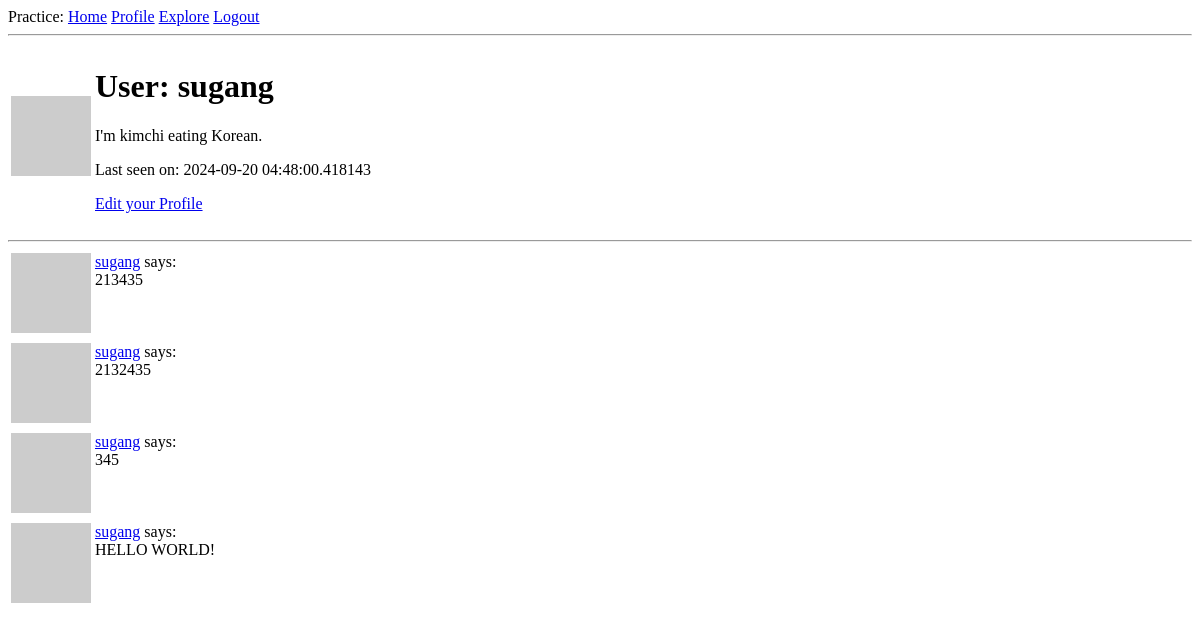
/user/sugang (signed in), run on an earlier commit of the app's database.
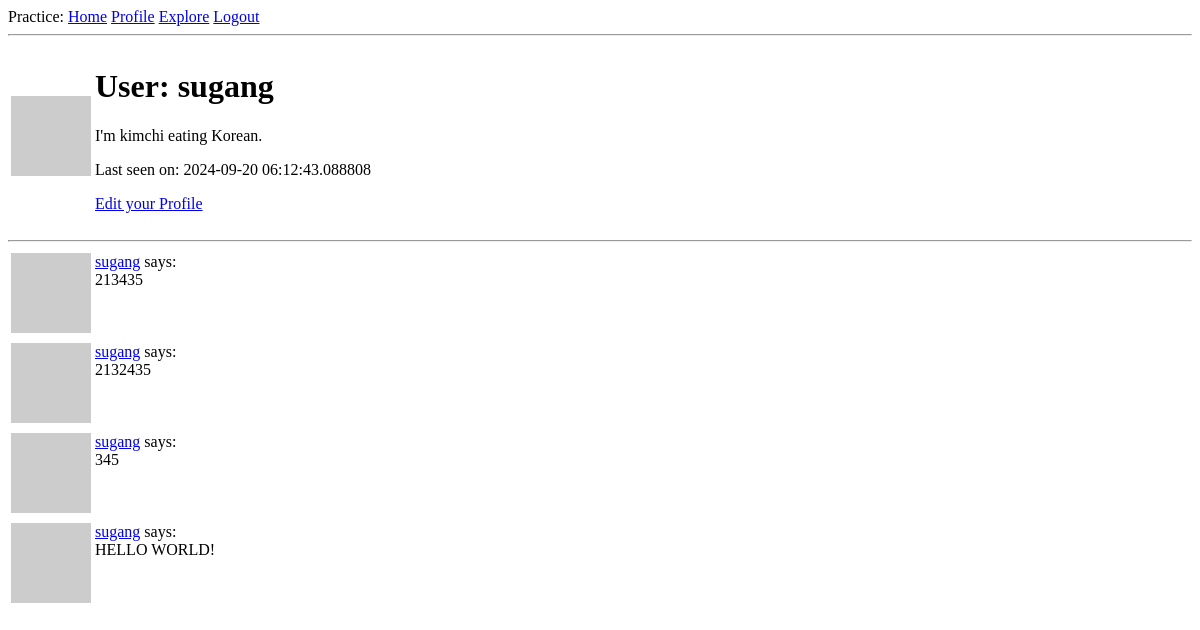
And on a later commit of the database.
### app/models.py (models this page shows, shortened)
class User(UserMixin, db.Model):
    id: so.Mapped[int] = so.mapped_column(primary_key=True)
    username: so.Mapped[str] = so.mapped_column(sa.String(64), index=True, unique=True)
    email: so.Mapped[str] = so.mapped_column(sa.String(120), index=True, unique=True)
    password_hash: so.Mapped[Optional[str]] = so.mapped_column(sa.String(256))
    about_me: so.Mapped[Optional[str]] = so.mapped_column(sa.String(140))
    last_seen: so.Mapped[Optional[datetime]] = so.mapped_column(
        default=lambda: datetime.now(timezone.utc)
    )
    def avatar(self, size):
        digest = md5(self.email.lower().encode("utf-8")).hexdigest()
        return f"https://www.gravatar.com/avatar/{digest}?d=identicon&s={size}"
    posts: so.WriteOnlyMapped["Post"] = so.relationship(back_populates="author")
    following: so.WriteOnlyMapped["User"] = so.relationship(
        secondary=followers,
        primaryjoin=(followers.c.follower_id == id),
        secondaryjoin=(followers.c.followed_id == id),
        back_populates="followers",
    )
    followers: so.WriteOnlyMapped["User"] = so.relationship(
        secondary=followers,
        primaryjoin=(followers.c.followed_id == id),
        secondaryjoin=(followers.c.follower_id == id),
        back_populates="following",
    )

### app/routes.py (the view)
@app.route("/user/<username>")
@login_required
def user(username):
    user = db.first_or_404(sa.select(User).where(User.username == username))
    page = request.args.get("page", 1, type=int)
    query = user.posts.select().order_by(Post.timestamp.desc())
    posts = db.paginate(
        query, page=page, per_page=app.config["POSTS_PER_PAGE"], error_out=False
    )
    next_url = (
        url_for(
            "user",
            username=user.username,
            page=posts.next_num,
        )
        if posts.has_next
        else None
    )
    prev_url = (
        url_for(
            "user",
            username=user.username,
            page=posts.prev_num,
        )
        if posts.has_prev
        else None
    )
    form = EmptyForm()
    return render_template(
        "user.html",
        user=user,
        posts=posts,
        form=form,
        next_url=next_url,
        prev_url=prev_url,
    )

### app/models.py (called while the page is built)
@login.user_loader
def load_user(id):
    return db.session.get(User, int(id))

### app/routes.py (called while the page is built)
@app.before_request
def before_request():
    if current_user.is_authenticated:
        current_user.last_seen = datetime.now(timezone.utc)
        db.session.commit()

### app/templates/user.html (shortened to what this page needs)
{% extends "base.html" %}
{% block content %}
    <table>
        <tr vallign="top">
            <td>
                <img alt="kimchi" src="{{ user.avatar(128) }}">
            </td>
            <td>
                <h1>User: {{ user.username }}</h1>
                {% if user.about_me %}<p>{{ user.about_me }}</p>{% endif %}
                {% if user.last_seen %}<p>Last seen on: {{ user.last_seen }}</p>{% endif %}
                {% if user == current_user %}
                    <p>
                        <a href="{{ url_for("edit_profile") }}">Edit your Profile</a>
                    </p>
                {% endif %}
            </td>
        </tr>
    </table>
    <hr>
    {% for post in posts %}
        {% include "_post.html" %}
    {% endfor %}
{% endblock %}

What changed in the data, as far as the page shows it:
changed User "sugang": last_seen "2024-09-20 04:48:00.418143" → "2024-09-20 06:12:43.088808"
